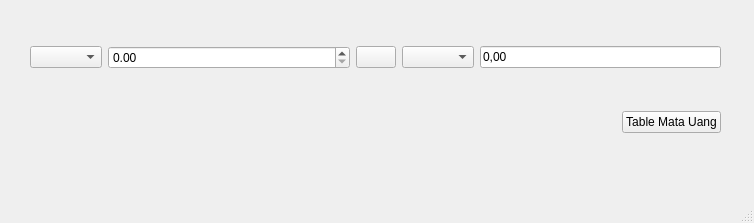
<?xml version="1.0" encoding="UTF-8"?>
<ui version="4.0">
 <class>MainWindow</class>
 <widget class="QMainWindow" name="MainWindow">
  <property name="geometry">
   <rect>
    <x>0</x>
    <y>0</y>
    <width>754</width>
    <height>223</height>
   </rect>
  </property>
  <property name="minimumSize">
   <size>
    <width>754</width>
    <height>223</height>
   </size>
  </property>
  <property name="maximumSize">
   <size>
    <width>754</width>
    <height>223</height>
   </size>
  </property>
  <property name="windowTitle">
   <string>MainWindow</string>
  </property>
  <widget class="QWidget" name="centralwidget">
   <widget class="QWidget" name="gridLayoutWidget">
    <property name="geometry">
     <rect>
      <x>30</x>
      <y>10</y>
      <width>691</width>
      <height>161</height>
     </rect>
    </property>
    <layout class="QGridLayout" name="gridLayout_2">
     <item row="0" column="0" colspan="3">
      <layout class="QHBoxLayout" name="horizontalLayout_2">
       <item>
        <widget class="QComboBox" name="cbFromCurrency"/>
       </item>
       <item>
        <widget class="QDoubleSpinBox" name="tfFromCurrency">
         <property name="sizePolicy">
          <sizepolicy hsizetype="Expanding" vsizetype="Fixed">
           <horstretch>0</horstretch>
           <verstretch>0</verstretch>
          </sizepolicy>
         </property>
         <property name="maximum">
          <double>99999999.989999994635582</double>
         </property>
        </widget>
       </item>
       <item>
        <widget class="QPushButton" name="btSwap">
         <property name="text">
          <string/>
         </property>
        </widget>
       </item>
       <item>
        <widget class="QComboBox" name="cbToCurrency"/>
       </item>
       <item>
        <widget class="QLineEdit" name="tfConvertResult">
         <property name="text">
          <string>0,00</string>
         </property>
         <property name="readOnly">
          <bool>true</bool>
         </property>
        </widget>
       </item>
      </layout>
     </item>
     <item row="1" column="0" colspan="2">
      <spacer name="horizontalSpacer">
       <property name="orientation">
        <enum>Qt::Horizontal</enum>
       </property>
       <property name="sizeHint" stdset="0">
        <size>
         <width>40</width>
         <height>20</height>
        </size>
       </property>
      </spacer>
     </item>
     <item row="1" column="2">
      <widget class="QPushButton" name="btShowTable">
       <property name="sizePolicy">
        <sizepolicy hsizetype="Fixed" vsizetype="Fixed">
         <horstretch>0</horstretch>
         <verstretch>0</verstretch>
        </sizepolicy>
       </property>
       <property name="text">
        <string>Table Mata Uang</string>
       </property>
      </widget>
     </item>
    </layout>
   </widget>
  </widget>
  <widget class="QMenuBar" name="menubar">
   <property name="geometry">
    <rect>
     <x>0</x>
     <y>0</y>
     <width>754</width>
     <height>28</height>
    </rect>
   </property>
  </widget>
  <widget class="QStatusBar" name="statusbar"/>
 </widget>
 <resources/>
 <connections/>
</ui>
